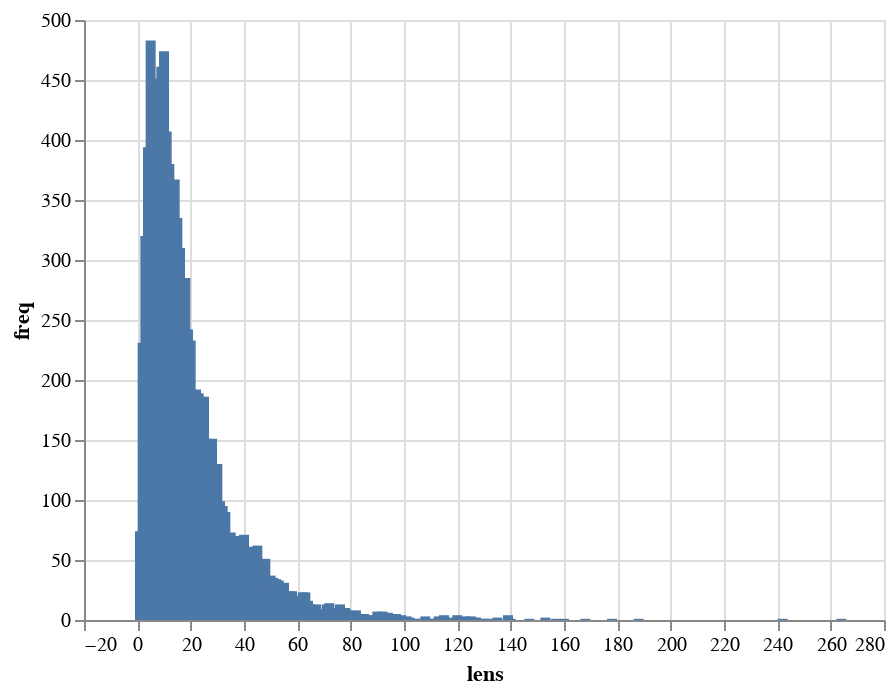

Notebook cell for this chart:
### Code cell
import altair as alt

alt.Chart(duration_df).mark_bar().encode(
    x='lens',
    y='freq'
)

### Figure 1 — Vega-Lite specification as saved in the notebook (floating-point values rounded to 4 significant figures; data arrays with more than 128 entries replaced by an {"elided": "..."} marker saying what was removed)
{"config": {"view": {"continuousWidth": 400, "continuousHeight": 300}}, "data": {"name": "data-2986d9e2edb14270551cd5a1f1ad5951"}, "mark": "bar", "encoding": {"x": {"type": "quantitative", "field": "lens"}, "y": {"type": "quantitative", "field": "freq"}}, "$schema": "https://vega.github.io/schema/vega-lite/v4.8.1.json", "datasets": {"data-2986d9e2edb14270551cd5a1f1ad5951": {"elided": "133 records"}}}
